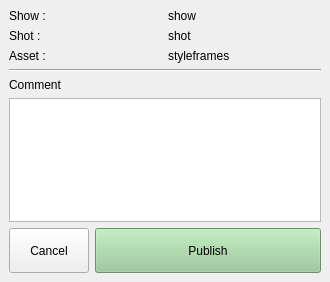
<?xml version="1.0" encoding="UTF-8"?>
<ui version="4.0">
 <class>pubCommentGUI</class>
 <widget class="QMainWindow" name="pubCommentGUI">
  <property name="enabled">
   <bool>true</bool>
  </property>
  <property name="geometry">
   <rect>
    <x>0</x>
    <y>0</y>
    <width>330</width>
    <height>282</height>
   </rect>
  </property>
  <property name="windowTitle">
   <string>MainWindow</string>
  </property>
  <property name="styleSheet">
   <string notr="true"/>
  </property>
  <widget class="QWidget" name="centralwidget">
   <property name="sizePolicy">
    <sizepolicy hsizetype="Preferred" vsizetype="Preferred">
     <horstretch>0</horstretch>
     <verstretch>0</verstretch>
    </sizepolicy>
   </property>
   <layout class="QGridLayout" name="gridLayout_2">
    <item row="3" column="0">
     <layout class="QHBoxLayout" name="mid_HBoxLayout">
      <item>
       <widget class="QPlainTextEdit" name="plainTextEdit"/>
      </item>
     </layout>
    </item>
    <item row="0" column="0">
     <layout class="QGridLayout" name="top_GridLayout" columnstretch="0,0">
      <item row="1" column="0">
       <widget class="QLabel" name="showTitleLable">
        <property name="text">
         <string>Show :</string>
        </property>
       </widget>
      </item>
      <item row="1" column="1">
       <widget class="QLabel" name="showLable">
        <property name="text">
         <string>show</string>
        </property>
       </widget>
      </item>
      <item row="3" column="1">
       <widget class="QLabel" name="assetTyleLable">
        <property name="text">
         <string>styleframes</string>
        </property>
       </widget>
      </item>
      <item row="3" column="0">
       <widget class="QLabel" name="assetTitleLable">
        <property name="text">
         <string>Asset :</string>
        </property>
       </widget>
      </item>
      <item row="2" column="0">
       <widget class="QLabel" name="shotTitleLable">
        <property name="text">
         <string>Shot :</string>
        </property>
       </widget>
      </item>
      <item row="2" column="1">
       <widget class="QLabel" name="shotLable">
        <property name="text">
         <string>shot</string>
        </property>
       </widget>
      </item>
     </layout>
    </item>
    <item row="1" column="0">
     <widget class="Line" name="line">
      <property name="orientation">
       <enum>Qt::Horizontal</enum>
      </property>
     </widget>
    </item>
    <item row="2" column="0">
     <widget class="QLabel" name="commentLable">
      <property name="text">
       <string>Comment</string>
      </property>
     </widget>
    </item>
    <item row="4" column="0">
     <layout class="QVBoxLayout" name="bottom_VBoxLayout">
      <item>
       <layout class="QHBoxLayout" name="exportButton_HBoxLayout">
        <item>
         <widget class="QPushButton" name="cancel_Button">
          <property name="sizePolicy">
           <sizepolicy hsizetype="Maximum" vsizetype="Minimum">
            <horstretch>0</horstretch>
            <verstretch>0</verstretch>
           </sizepolicy>
          </property>
          <property name="minimumSize">
           <size>
            <width>0</width>
            <height>45</height>
           </size>
          </property>
          <property name="text">
           <string>Cancel</string>
          </property>
         </widget>
        </item>
        <item>
         <widget class="QPushButton" name="publishButton">
          <property name="sizePolicy">
           <sizepolicy hsizetype="Minimum" vsizetype="Minimum">
            <horstretch>0</horstretch>
            <verstretch>0</verstretch>
           </sizepolicy>
          </property>
          <property name="minimumSize">
           <size>
            <width>0</width>
            <height>45</height>
           </size>
          </property>
          <property name="styleSheet">
           <string notr="true">QPushButton{background-color: rgb(150, 200, 150);}</string>
          </property>
          <property name="text">
           <string>Publish</string>
          </property>
         </widget>
        </item>
       </layout>
      </item>
     </layout>
    </item>
   </layout>
  </widget>
 </widget>
 <resources/>
 <connections/>
</ui>
